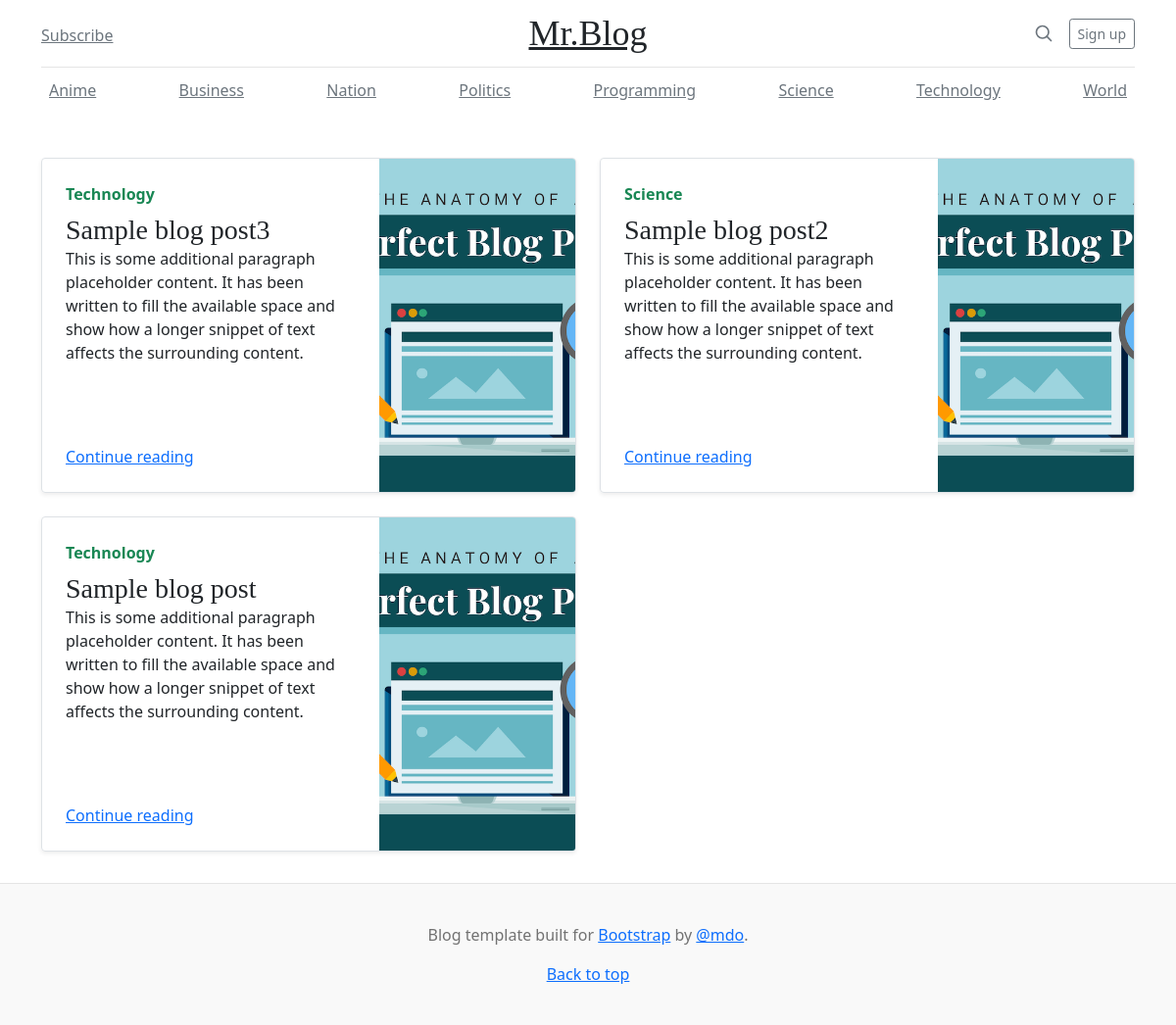
The page /blog_archive/2022/12 on the database its author committed.
### blog/models.py (models this page shows, shortened)
class Category(models.Model):
    name = models.CharField(max_length=200, db_index=True)
    slug = models.SlugField(max_length=200, db_index=True, unique=True)
    class Meta:
        ordering = ('name',)
        verbose_name = 'category'
        verbose_name_plural = 'categories'
    def __str__(self):
        return self.name

class Post(models.Model):
    title = models.CharField(max_length=200, unique=True)
    category = models.ForeignKey(Category, on_delete= models.CASCADE, blank=True, null=True, related_name='blog_posts')
    slug = models.SlugField(max_length=200, unique=True)
    author = models.ForeignKey(User, on_delete= models.CASCADE,related_name='blog_posts')
    updated_on = models.DateTimeField(auto_now= True)
    intro = models.TextField(max_length=200, blank=True)
    image = models.ImageField(upload_to='blog/images/', blank=True)
    content = RichTextField()
    created_on = models.DateTimeField(auto_now_add=True)
    status = models.IntegerField(choices=STATUS, default=0)
    class Meta:
        ordering = ['-created_on']

### blog/views.py (the view)
# urls.py: path('blog_archive/<int:year>/<int:month>', views.blog_archive, name='blog_archive'),
def blog_archive(request, year, month):
    posts = Post.objects.filter(created_on__year=year, created_on__month=month)
    context ={
        'posts': posts,
    }
    return render(request, 'blog/index.html', context)

### blog/context_processors.py (called while the page is built)
def category_list(request):
    cats = Category.objects.all()
    return {'cats': cats}

def posts(request):
    return {
        'all_posts': Post.objects.order_by('created_on'),
    }

### blog/templates/blog/index.html (shortened to what this page needs)
{% extends 'blog/base.html' %}
{% block content %}
    <main class="container mt-5">
      <div class="row mb-2">
        {% for post in posts %}
        <div class="col-md-6">
          <div class="row g-0 border rounded overflow-hidden flex-md-row mb-4 shadow-sm h-md-400 position-relative">
            <div class="col p-4 d-flex flex-column position-static">
              <strong class="d-inline-block mb-2 text-success">{{post.category.name}}</strong>
              <h3 class="mb-0">{{post.title}}</h3>
              <p class="mb-auto">{{post.intro}}</p>
              <a href="/blog_detail/{{post.slug}}" class="stretched-link">Continue reading</a>
            </div>
            <div class="col-auto d-none d-lg-block">
              <img src="{{post.image.url}}" style="object-fit:cover" alt="blog image" width="200" height="340">
            </div>
          </div>
        </div>
        {% endfor %}
      </div>
</main>
{% endblock content %}

### blog/templates/blog/base.html (shortened to what this page needs)
{% load static %}
<!doctype html>
<html lang="en">
  <head>
      <link rel="stylesheet" href="https://cdnjs.cloudflare.com/ajax/libs/bootstrap/5.0.1/css/bootstrap.min.css" />
    <link href="{% static 'blog/blog.css' %}" rel="stylesheet">
  </head>
  <body>
    <div class="container">
    <header class="blog-header py-3">
      <div class="row flex-nowrap justify-content-between align-items-center">
        <div class="col-4 pt-1">
          <a class="link-secondary" href="#">Subscribe</a>
        </div>
        <div class="col-4 text-center">
          <a class="blog-header-logo text-dark" href="/">Mr.Blog</a>
        </div>
        <div class="col-4 d-flex justify-content-end align-items-center">
          <a class="link-secondary" href="#" aria-label="Search">
            <svg xmlns="http://www.w3.org/2000/svg" width="20" height="20" fill="none" stroke="currentColor" stroke-linecap="round" stroke-linejoin="round" stroke-width="2" class="mx-3" role="img" viewBox="0 0 24 24"><title>Search</title><circle cx="10.5" cy="10.5" r="7.5"/><path d="M21 21l-5.2-5.2"/></svg>
          </a>
          <a class="btn btn-sm btn-outline-secondary" href="#">Sign up</a>
        </div>
      </div>
    </header>
    <div class="nav-scroller py-1 mb-2">
      <nav class="nav d-flex justify-content-between">
        {% for cat in cats%}
        <a class="p-2 link-secondary" href="/category/{{cat.slug}}">{{cat}}</a>
        {% endfor %}
      </nav>
    </div>
  </div>
    {% block content %}
    {% endblock content %}
    <footer class="blog-footer">
      <p>Blog template built for <a href="https://getbootstrap.com/">Bootstrap</a> by <a href="https://twitter.com/mdo">@mdo</a>.</p>
      <p>
        <a href="#">Back to top</a>
      </p>
    </footer>
  </body>
</html>

### blog/static/blog/blog.css (style rules this page uses)
.blog-header { line-height: 1; border-bottom: 1px solid #e5e5e5; }
.blog-header-logo { font-family: "Playfair Display", Georgia, "Times New Roman", serif; font-size: 2.25rem; }
h1, h2, h3, h4, h5, h6 { font-family: "Playfair Display", Georgia, "Times New Roman", serif; }
.nav-scroller { position: relative; z-index: 2; height: 2.75rem; overflow-y: hidden; }
.nav-scroller .nav { display: flex; flex-wrap: nowrap; padding-bottom: 1rem; margin-top: -1px; overflow-x: auto; text-align: center; white-space: nowrap; -webkit-overflow-scrolling: touch; }
.blog-footer { padding: 2.5rem 0; color: #727272; text-align: center; background-color: #f9f9f9; border-top: .05rem solid #e5e5e5; }
.blog-footer p:last-child { margin-bottom: 0; }

### rows shown on the page
Category: name "Anime"
Category: name "Business"
Category: name "Nation"
Category: name "Politics"
Category: name "Programming"
Category: name "Science"
Category: name "Technology"
Category: name "World"
Post: category.name "Technology", title "Sample blog post3", intro "This is some additional paragraph placeholder content. It has been written to fill the available space and show how a longer snippet of text affects the surrounding content.", image (picture)
Post: category.name "Science", title "Sample blog post2", intro "This is some additional paragraph placeholder content. It has been written to fill the available space and show how a longer snippet of text affects the surrounding content.", image (picture)
Post: category.name "Technology", title "Sample blog post", intro "This is some additional paragraph placeholder content. It has been written to fill the available space and show how a longer snippet of text affects the surrounding content.", image (picture)
